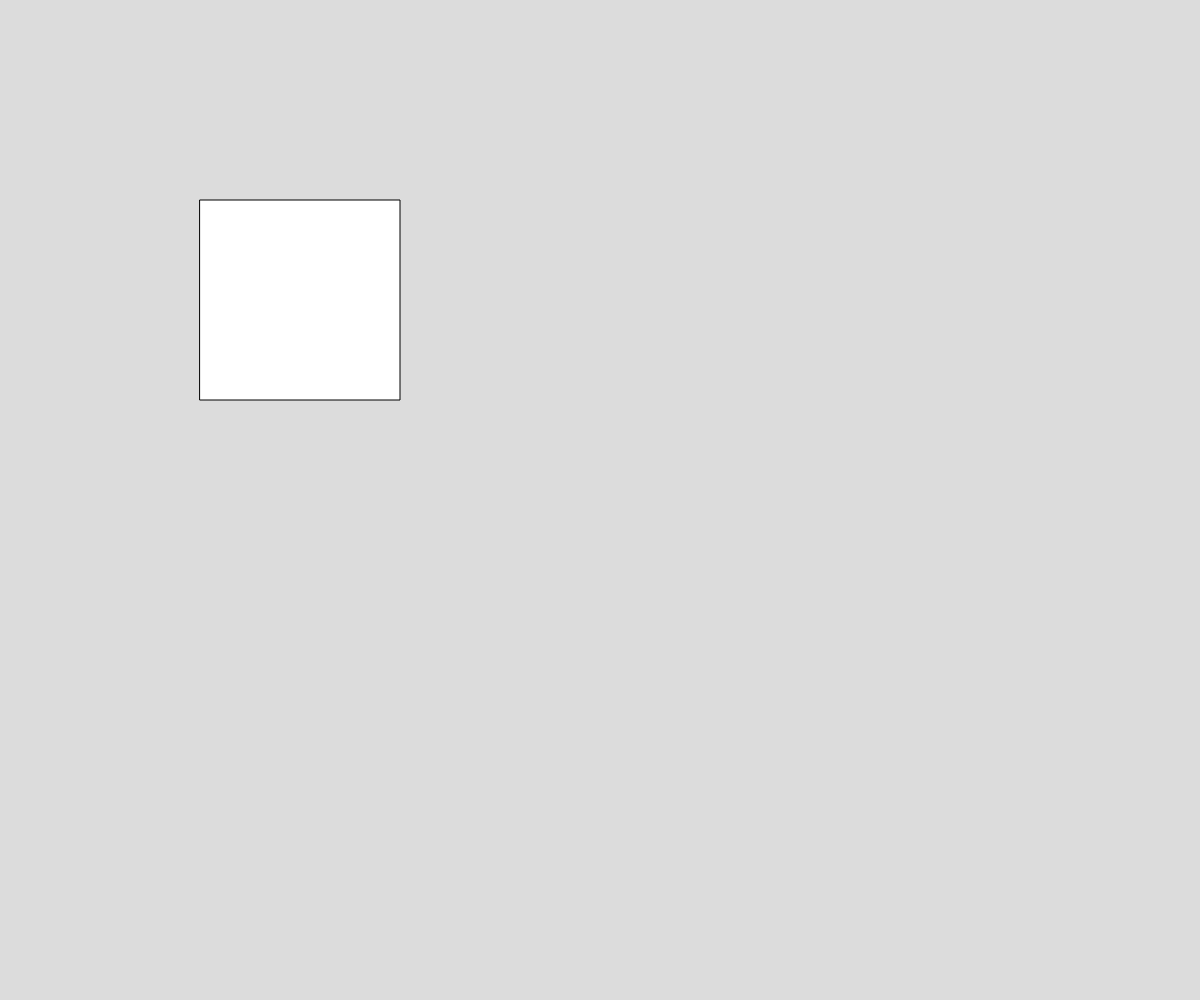
Frame 1 (no input)
Frame 60 (no input): identical to frame 1, image omitted
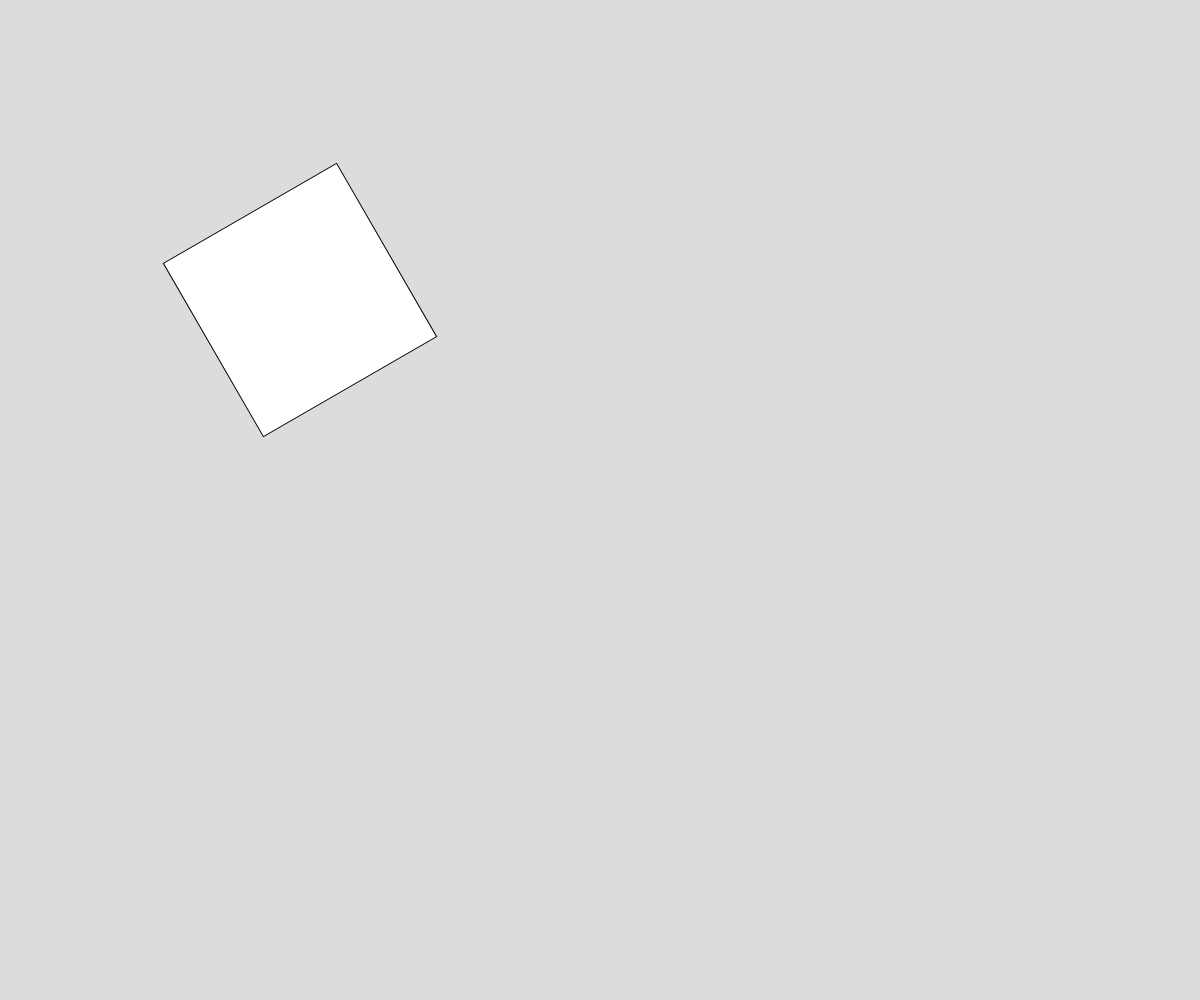
Frame 120 (the mouse pressed at the canvas centre since frame 60)

The p5.js sketch that drew these frames (run headless with seeded random() and noise() and a simulated clock; from frame 60 on, the mouse is pressed at the canvas centre):

// p5.js sketch
// ── sketch.js
// Translate and Rotation

function setup() {
  createCanvas(windowWidth, windowHeight);
  angleMode(DEGREES);
  rectMode(CENTER);
}

function draw() {
  background(220);

  // Moves the origin
  translate(300,300);

  rotate(mouseX);
  square(0,0,200);
}
